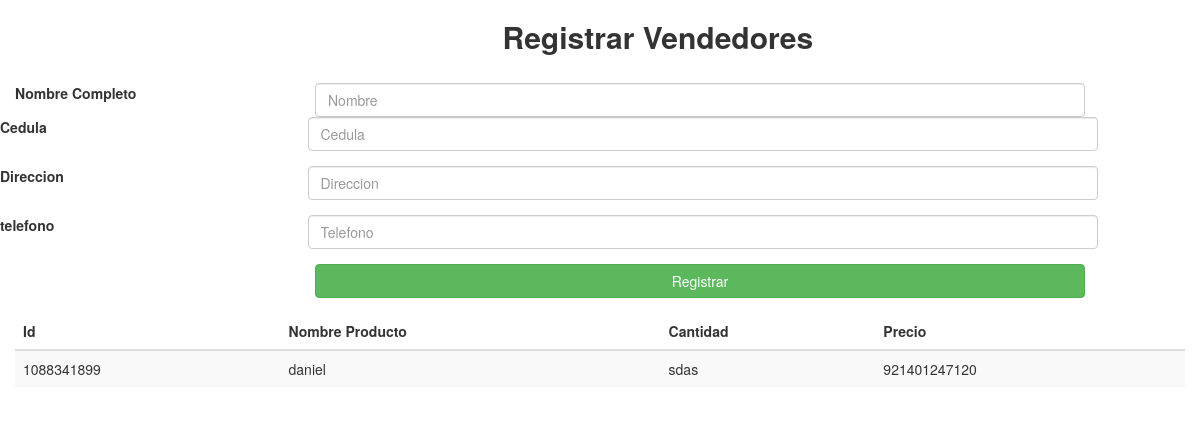
The page /registrar_vendedor on the database its author committed.
### polls/models.py (models this page shows)
class Vendedor(models.Model):
	class Meta:
		verbose_name = u"Vendedor"
		verbose_name_plural  = u"Vendedores"
	Cedula = models.CharField(max_length=20, unique=True)#segundos
	Nombre = models.CharField(max_length=50)
	direccion = models.CharField(max_length=20)#segundos
	telefono= models.CharField(max_length=100)

### polls/views.py (the view, shortened to what this page needs)
# urls.py: path('registrar_vendedor', views.registar_vendedores, name="Registar_vendedores"),
def registar_vendedores(request):
	ctx={}
	register_form = Vendedor_form(request.POST or None)
	objects = Vendedor.objects.all()
	for cont in objects:
		objects_cedula=cont.Cedula
		objects_nombre=cont.Nombre
		objects_direccion=cont.direccion
		objects_telefono=cont.telefono
	ctx = {
		"objects":objects,
		"objects_cedula":objects_cedula,
		"objects_nombre":objects_nombre,
		"objects_direccion":objects_direccion,
		"objects_telefono":objects_telefono,
		'register_form': register_form
	}
	return render (request, "registrar_vendedores.html", ctx)

### polls/forms.py
class Vendedor_form(forms.Form):
	Cedula = forms.CharField(max_length=20)#segundos
	Nombre = forms.CharField(max_length=50)
	direccion = forms.CharField(max_length=20)#segundos
	telefono= forms.CharField(max_length=100)
	class Meta:
		model = Vendedor
		fields=['Cedula', 'Nombre', 'direccion', 'telefono']

### polls/template/registrar_vendedores.html (shortened to what this page needs)
{% load static %}
<!doctype html>
<html lang="ES">
  <head>
    <link rel="stylesheet" href="https://maxcdn.bootstrapcdn.com/bootstrap/3.3.7/css/bootstrap.min.css">
  </head>
   <body class="body">
    <div class="container-fluid">
      <form method="POST" id="Vendedor_form" action="{% url 'Registar_vendedores' %}">{% csrf_token %}
                  <h2 class="col-sm-offset-5"><b >Registrar Vendedores</b></h2><br>
                  <div class="form-group row">
                      <label for="Nombre" class="col-sm-3 control-label">Nombre Completo</label>
                      <div class="col-sm-8">
                          <input type="text" name="Nombre" id="Nombre" placeholder="Nombre" class="form-control" autofocus required>
                      </div>
                  <div class="form-group row">
                      <label for="Cedula" class="col-sm-3 control-label">Cedula</label>
                      <div class="col-sm-8">
                          <input name="Cedula" type="text" id="Cedula" placeholder="Cedula" class="form-control" required>
                      </div>
                  </div>
                  <div class="form-group row">
                      <label for="direccion" class="col-sm-3 control-label">Direccion</label>
                      <div class="col-sm-8">
                          <input name="direccion" type="text" id="direccion" placeholder="Direccion" class="form-control" required>
                      </div>
                  </div>
                  <div class="form-group row">
                      <label for="email" class="col-sm-3 control-label">telefono</label>
                      <div class="col-sm-8">
                          <input name="telefono" type="text" id="telefono" placeholder="Telefono" class="form-control" required>
                      </div>
                  </div>
                    <div class="form-group ">
                        <div class="col-sm-8 col-sm-offset-3">
                            <button id="btnhabilita" type="submit"  class="btn btn-success btn-block">Registrar</button>
                        </div>
                    </div>
                  </div>
              </form>
              <div>
        <table class="table table-striped">
          <thead>
            <tr>
              <th>Id</th>
              <th>Nombre Producto</th>
              <th>Cantidad</th>
              <th>Precio</th>
            </tr>
          </thead>
          <tbody>
            {% for elem in objects%}
            <tr>
              <td>{{ elem.Cedula }}</td>
              <td>{{ elem.Nombre }}</td>
              <td>{{ elem.direccion }}</td>
              <td>{{ elem.telefono }}</td>
            </tr>
             {% endfor %}
          </tbody>
        </table>
      </div>
  </body>
</html>

### rows shown on the page
Vendedor: Cedula "1088341899", Nombre "daniel", direccion "sdas", telefono "921401247120"
